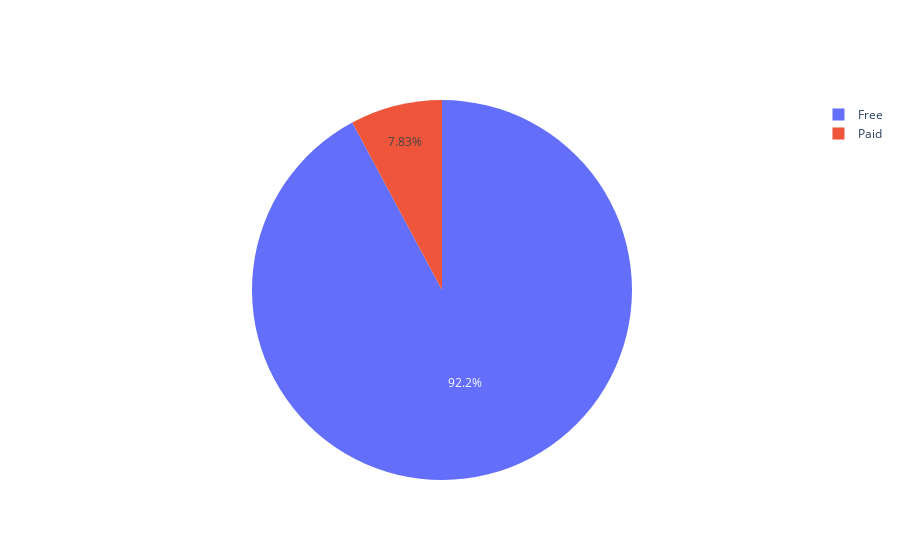

Notebook code for this chart:
### Code cell
number_of_apps_in_category = df['Type'].value_counts().sort_values(ascending=True)

data = [go.Pie(
        labels = number_of_apps_in_category.index,
        values = number_of_apps_in_category.values,
        hoverinfo = 'label+value'
    
)]

plotly.offline.iplot(data, filename='active_category')

### Figure 1 — Plotly figure (JSON) as saved in the notebook; plotly's stock layout.template omitted (floating-point values rounded to 4 significant figures)
{"data": [{"hoverinfo": "label+value", "labels": ["Paid", "Free"], "type": "pie", "values": [756, 8902]}], "layout": {}}
